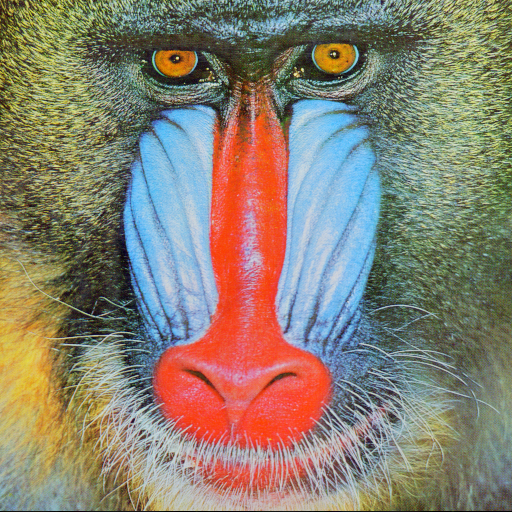
#> input picture data/input/sample_image.png, 512 x 512 px
$ jupyter execute jpeg_compression.ipynb
#> lines starting #> are read from the running program, lines starting #| are printed output that depends on the picture
### huffman.py
"""Minimal Huffman encoder/decoder used by the JPEG notebook.

The notebook represents each image block as a list of RLE tuples. This module
flattens those symbols, adds an end-of-block marker, builds a Huffman code, and
then reconstructs the original block structure during decoding.
"""

from collections import Counter
import heapq
from itertools import count

END_BLOCK = ("__END_BLOCK__",)


def _build_codes(symbols):
    frequencies = Counter(symbols)

    if len(frequencies) == 1:
        only_symbol = next(iter(frequencies))
        return {only_symbol: "0"}

    unique_counter = count()
    heap = []

    for symbol, frequency in frequencies.items():
        heapq.heappush(heap, (frequency, next(unique_counter), symbol))

    while len(heap) > 1:
        f1, _, left = heapq.heappop(heap)
        f2, _, right = heapq.heappop(heap)
        heapq.heappush(heap, (f1 + f2, next(unique_counter), (left, right)))

    root = heap[0][2]
    codes = {}

    def walk(node, prefix):
        if not isinstance(node, tuple) or node == END_BLOCK or (len(node) == 2 and all(isinstance(v, (int, float)) for v in node)):
            codes[node] = prefix or "0"
            return
        left, right = node
        walk(left, prefix + "0")
        walk(right, prefix + "1")

    walk(root, "")
    return codes


def encode_huffman(blocks_rle):
    """Encode RLE blocks and return ``bitstream, tree``.

    ``tree`` is a compact decoding dictionary, not a graphical tree object.
    """
    symbols = []
    for block in blocks_rle:
        symbols.extend(tuple(symbol) for symbol in block)
        symbols.append(END_BLOCK)

    codes = _build_codes(symbols)
    bitstream = "".join(codes[symbol] for symbol in symbols)
    reverse_codes = {code: symbol for symbol, code in codes.items()}

    tree = {
        "codes": codes,
        "reverse_codes": reverse_codes,
        "end_block": END_BLOCK,
    }
    return bitstream, tree


def decode_huffman(bitstream, tree):
    """Decode a Huffman bitstream back into RLE blocks."""
    reverse_codes = tree["reverse_codes"]
    blocks = []
    current_block = []
    current_code = ""

    for bit in bitstream:
        current_code += bit
        if current_code not in reverse_codes:
            continue

        symbol = reverse_codes[current_code]
        if symbol == END_BLOCK:
            blocks.append(current_block)
            current_block = []
        else:
            current_block.append(symbol)
        current_code = ""

    if current_code:
        raise ValueError("Invalid Huffman bitstream: leftover bits could not be decoded.")

    return blocks

### utils.py
"""Utility functions for the simplified JPEG compression notebook."""

import numpy as np


def q_tables():
    """Return three JPEG-like quantization matrices: Q10, Q50 and Q90.

    Q10 applies stronger quantization, Q50 is a standard baseline-like
    luminance matrix, and Q90 applies lighter quantization.
    """
    q50 = np.array([
        [16, 11, 10, 16, 24, 40, 51, 61],
        [12, 12, 14, 19, 26, 58, 60, 55],
        [14, 13, 16, 24, 40, 57, 69, 56],
        [14, 17, 22, 29, 51, 87, 80, 62],
        [18, 22, 37, 56, 68, 109, 103, 77],
        [24, 35, 55, 64, 81, 104, 113, 92],
        [49, 64, 78, 87, 103, 121, 120, 101],
        [72, 92, 95, 98, 112, 100, 103, 99],
    ], dtype=np.float64)

    q10 = np.maximum(np.round(q50 * 2.0), 1).astype(np.float64)
    q90 = np.maximum(np.round(q50 * 0.5), 1).astype(np.float64)

    return q10, q50, q90

### jpeg_compression.ipynb
[cell 1]
from pathlib import Path

import numpy as np
import matplotlib.pyplot as plt
import cv2

# JPEG Compression and Decompression in Python

This notebook implements a simplified JPEG-like codec. It includes color-space conversion, chroma subsampling, block processing, DCT, quantization, DPCM, zig-zag scanning, run-length encoding, Huffman coding, decompression, and quality evaluation.

## [1] Image Loading

[cell 2]
def ler_imagem(caminho_imagem):
    """Load an image with OpenCV and convert it from BGR to RGB."""
    imagem_bgr = cv2.imread(str(caminho_imagem))
#> imagem_bgr is the input picture: shape (512, 512, 3); mean B, G, R 113.1, 128.9, 137.4

    if imagem_bgr is None:
        raise FileNotFoundError(f"Image not found: {caminho_imagem}")

    imagem_rgb = cv2.cvtColor(imagem_bgr, cv2.COLOR_BGR2RGB)
    plt.imshow(imagem_rgb)
    plt.title("Input image")
    plt.axis("off")
    plt.show()
    return imagem_rgb

[cell 3]
# Use a relative path so the notebook works after cloning the GitHub repository.
image_path = Path("data/input/sample_image.png")
imagem_rgb = ler_imagem(image_path)

## [2] RGB to YCbCr Conversion

[cell 4]
def rgb_para_ycbcr(imagem_rgb):
    # Convert to float to avoid issues with decimal operations
    imagem_rgb = imagem_rgb.astype(np.float64)

    # Split RGB channels
    R = imagem_rgb[:, :, 0]
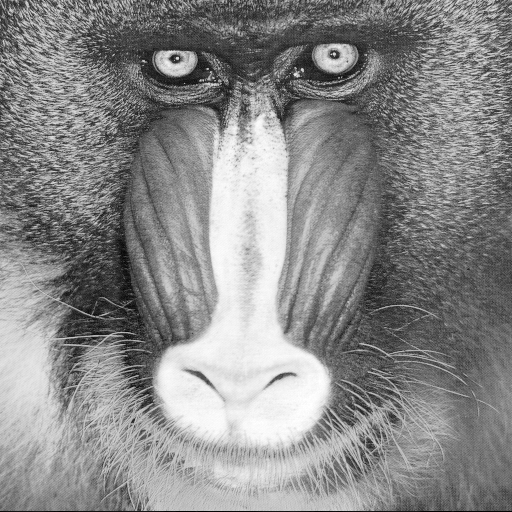
#> R: shape (512, 512) float64; min 0, max 255, mean 137.4
    G = imagem_rgb[:, :, 1]
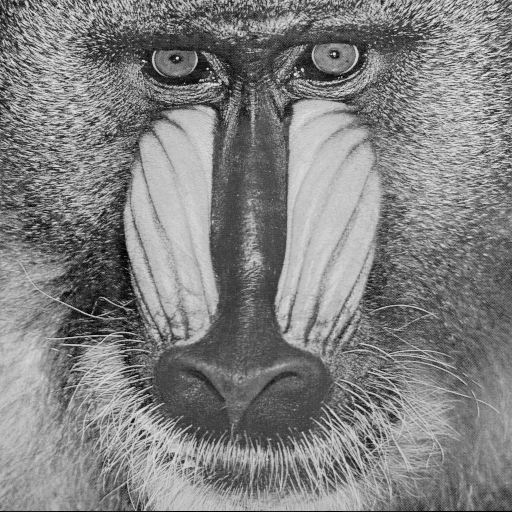
#> G: shape (512, 512) float64; min 0, max 236, mean 128.9
    B = imagem_rgb[:, :, 2]
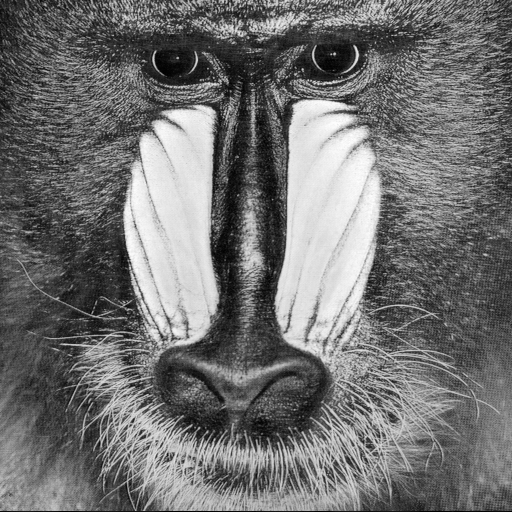
#> B: shape (512, 512) float64; min 0, max 255, mean 113.1

    # RGB -> YCbCr conversion
    Y  =  0.299 * R + 0.587 * G + 0.114 * B
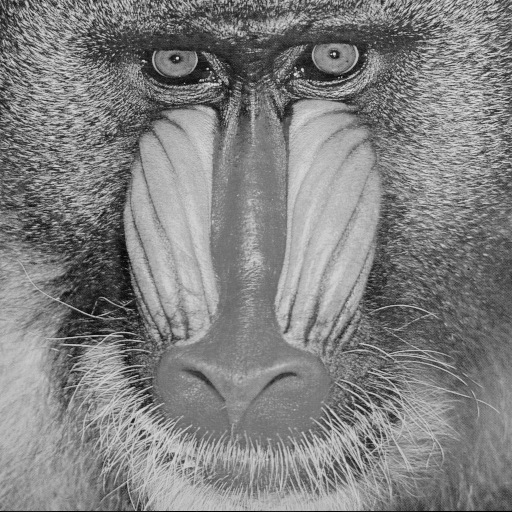
#> Y: shape (512, 512) float64; min 0, max 230.5, mean 129.6
    Cb = -0.168736 * R - 0.331264 * G + 0.5 * B + 128
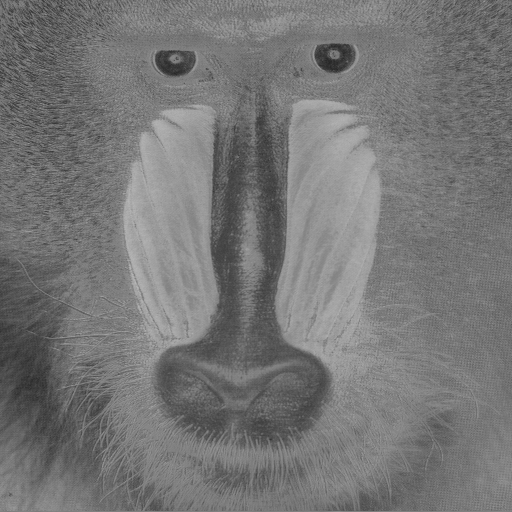
#> Cb: shape (512, 512) float64; min 38.01, max 183.8, mean 118.7
    Cr =  0.5 * R - 0.418688 * G - 0.081312 * B + 128

    return Y, Cb, Cr

[cell 5]
Y, Cb, Cr = rgb_para_ycbcr(imagem_rgb)

plt.figure(figsize=(12, 4))

plt.subplot(1, 3, 1)
plt.imshow(Y, cmap="gray")
plt.title("Y channel - Luminance")
plt.axis("off")

plt.subplot(1, 3, 2)
plt.imshow(Cb, cmap="gray")
plt.title("Cb channel")
plt.axis("off")

plt.subplot(1, 3, 3)
plt.imshow(Cr, cmap="gray")
plt.title("Cr channel")
plt.axis("off")

plt.show()
#> (the rest of the program and of its run is left out)
